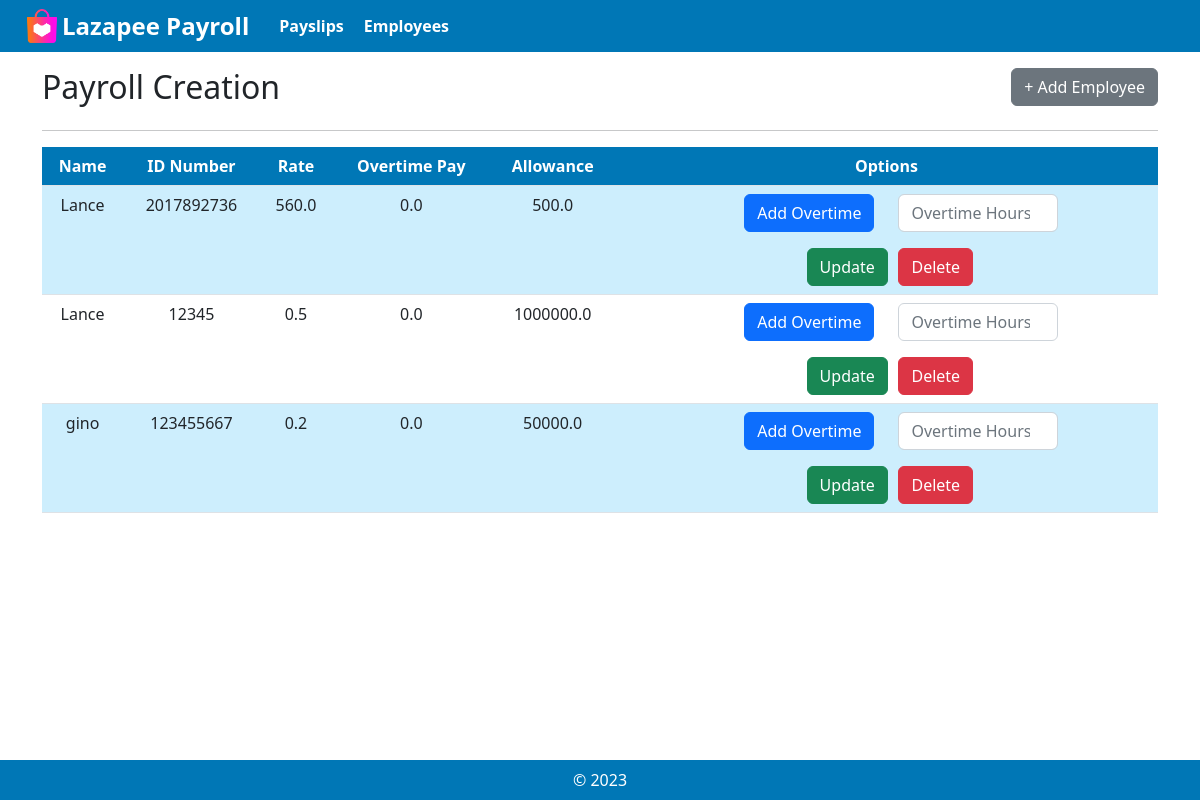
The page / on the database its author committed.
### payroll_app/models.py (models this page shows, shortened)
class Employee(models.Model):
    name = models.CharField(max_length=300)
    id_number = models.CharField(max_length=300, unique=True)
    rate = models.FloatField()
    overtime_pay = models.FloatField(default=0.0, null=True, blank=True)
    allowance = models.FloatField(default=0.0, null=True, blank=True)
    objects = models.Manager()

### payroll_app/views.py (the view)
# urls.py: path('', views.employees, name='employees'),   # @evan: replace the views here with the views for employees page
def employees(request):
    employees = Employee.objects.all()
    return render(request, 'payroll_app/Employees.html', {'employees': employees})

### payroll_app/templates/payroll_app/Employees.html (shortened to what this page needs)
{% extends 'payroll_app/Navbar.html' %}
{% load static %}
        {% block content %}
            <div class="container">
                <div class="row justify-content-between">
                    <div class="col-md-auto">
                        <b><h2>Payroll Creation</h2></b>
                    </div>
                    <div class="col-md-auto">
                        <a href="{% url 'addEmployee' %}">
                            <button type="button" class="btn btn-secondary">+ Add Employee</button>
                        </a>
                    </div>
                </div>
                <hr>
                <div class="row">
                    <div class="col-12">
                        <table class="table custom-table-striped">
                            <thead class="text-center" style="background-color: #0077b6; color: white;">
                                <th scope="col"> Name </th>
                                <th scope="col"> ID Number </th>
                                <th scope="col"> Rate </th>
                                <th scope="col"> Overtime Pay </th>
                                <th scope="col"> Allowance </th>
                                <th scope="col" class="text-center">Options</th>
                            </thead>
                            <tbody>
                                {% for e in employees %}
                                <tr class="text-center" style="background-color: {% cycle '#cdeefd' '#ffffff' %};">
                                    <td>  {{ e.name }} </td>
                                    <td>  {{ e.id_number }} </td>
                                    <td>  {{ e.rate }} </td>
                                    <td>  {{ e.overtime_pay }} </td>
                                    <td>  {{ e.allowance }} </td>
                                    <td>
                                        <div class="row justify-content-center">
                                            <div class="col-md-12">
                                                <form method='POST' action="{% url 'addOvertime' id=e.id_number %}">
                                                    <div class="row d-flex justify-content-center mb-2">
                                                        <div class="col-md-4 d-flex justify-content-end">
                                                            <button type="submit" class="btn btn-primary">Add Overtime</button>
                                                        </div>
                                                        <div class="col-md-4 ">
                                                            <input class="form-control" type="number" name="OvertimeHours" id="OvertimeHours" placeholder="Overtime Hours">
                                                        </div>
                                                    </div>
                                                </form>
                                                <div class="row d-flex justify-content-center">
                                                    <div class="col-md-2 ">
                                                        <a href = "{% url "updateEmployee" id_number=e.id_number%}" class= "btn btn-success">Update</a>
                                                    </div>
                                                    <div class="col-md-2">
                                                        <a href = "{% url "deleteEmployee" id_number=e.id_number%}" class = "btn btn-danger"> Delete</a>
                                                    </div>
                                                </div>
                                            </div>
                                        </div>
                                    </td>
                                </tr>
                                {% endfor %}
                            </tbody>
                        </table>
                    </div>
                </div>
            </div>
        {% endblock %}

### payroll_app/templates/payroll_app/Navbar.html (shortened to what this page needs)
{% load static %}
<html>
    <head>
        <link rel="stylesheet" href="{% static '/bootstrap/css/bootstrap.min.css' %}">
        <link rel="stylesheet" href="{% static '/bootstrap/css/custom.css' %}">
    </head>
    <body>
        <nav class="navbar bg-custom mb-3 sticky-top" style="background-color: #0077b6;">
            <div class="container-fluid">
                <div class="row">
                    <div class="d-flex align-items-center">
                        <a href="{% url 'employees' %}" style="text-decoration: none; margin-left: 15px;">
                            <div class="d-flex align-items-center">
                                <img src="{% static 'LazapeeLogo.png' %}" class="img-fluid mr-3" style="width: 30px; height: auto;">
                                <b class="text-white mb-0" style="font-size:1.5rem; margin-left: 5px;">Lazapee Payroll</b>
                            </div>
                        </a>
                        <a href="{% url 'payslips' %}" class="text-white new-text-link" style="text-decoration: none; margin-left: 30px;">
                            <b>Payslips</b>
                        </a>
                        <a href="{% url 'employees' %}" class="text-white new-text-link" style="text-decoration: none; margin-left: 20px;">
                            <b>Employees</b>
                        </a>
                    </div>
                </div>
            </div>
        </nav>
        <div class="container">
            <div class="row">
                {% block content %}
                {% endblock %}
            </div>
        </div>
    </body>
    <nav class="navbar bg-custom fixed-bottom justify-content-center" style="background: #0077b6;">
        <div style="color: white;">&copy; 2023</div>
   </nav>
</html>

### rows shown on the page
Employee: name "Lance", id_number "2017892736", rate "560.0", overtime_pay "0.0", allowance "500.0"
Employee: name "Lance", id_number "12345", rate "0.5", overtime_pay "0.0", allowance "1000000.0"
Employee: name "gino", id_number "123455667", rate "0.2", overtime_pay "0.0", allowance "50000.0"
